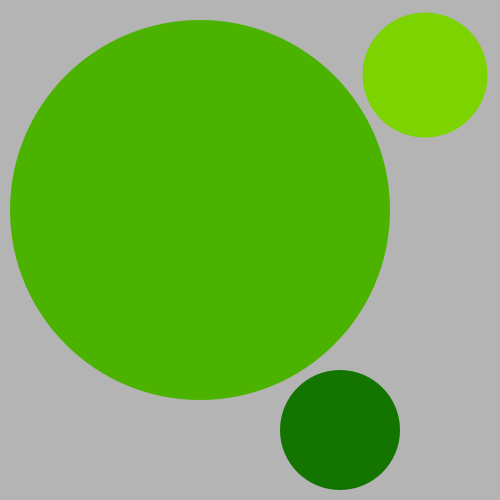
Frame 1 (no input)
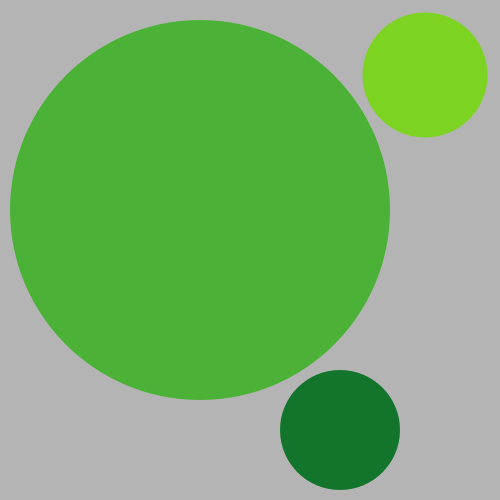
Frame 60 (the mouse pressed at the canvas centre just before this capture)
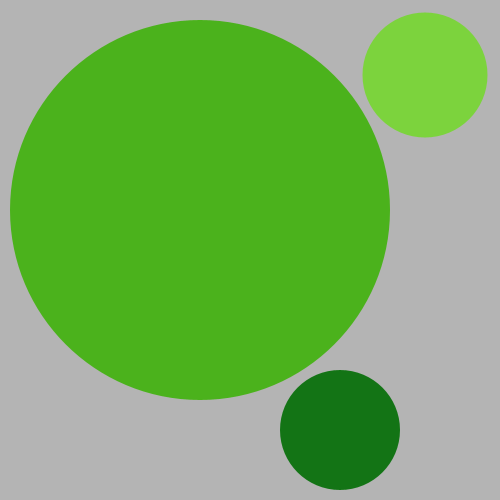
Frame 120 (the mouse held since frame 60 and released just before this capture)

The Processing sketch that drew these frames (run headless with seeded random() and noise(); from frame 60 on, the mouse is pressed at the canvas centre):

// Processing sketch: processing_121322
// ── processing_121322.pde

float e = 0;
float x;
float y;
float z;

void setup()
{
  size(500, 500);
}

void draw()
{
  background(180);
  noStroke();
  
  fill(75, 178, y);
  ellipse(200, 210, 380, 380);
  y = map(sin(e), -1, 1, 0, 90);
  
  fill(19, 116, z);
  ellipse(340, 430, 120, 120);
  z = map(sin(e), -1, 1, 0, 70);
  
  fill(124, 211, x); 
  ellipse(425, 75, 125, 125);
  x = map(sin(e), -1, 1, 90, 0);
  
  e += 0.05;
  println(e);
}
